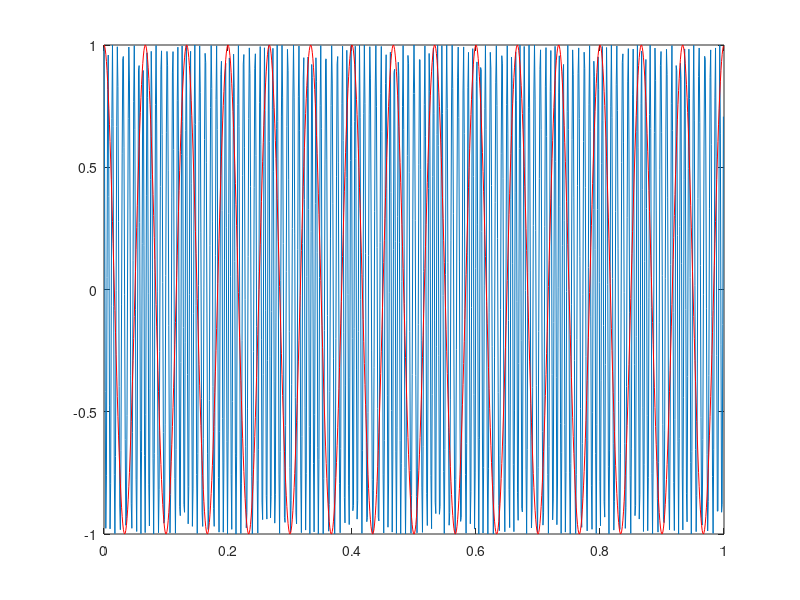
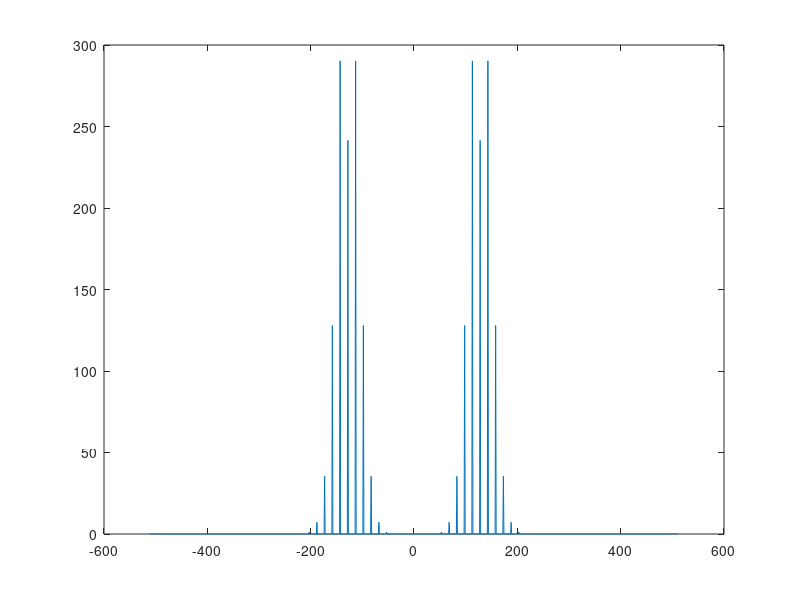

Reproduce these figures in MATLAB, in order.
close all
clear all
Fs=1024;
N=1024;
fi=15;
F0=128;
wd= 2*pi*fi*pi/2;
t=[0:N-1]/Fs;
smi=cumsum(cos(2*pi*fi*t));
integral=smi*1/Fs;
integral=integral*wd;
I=cos(integral);
Q=sin(integral);
s=I.*cos(2*pi*F0*t)-Q.*sin(2*pi*F0*t);
figure
plot(t,s);
hold on
plot(t,cos(2*pi*fi*t),'r')
hold off
figure
ff = [-length(s)/2:length(s)/2-1]*Fs/N;
plot(ff,abs(fftshift(fft(s))))